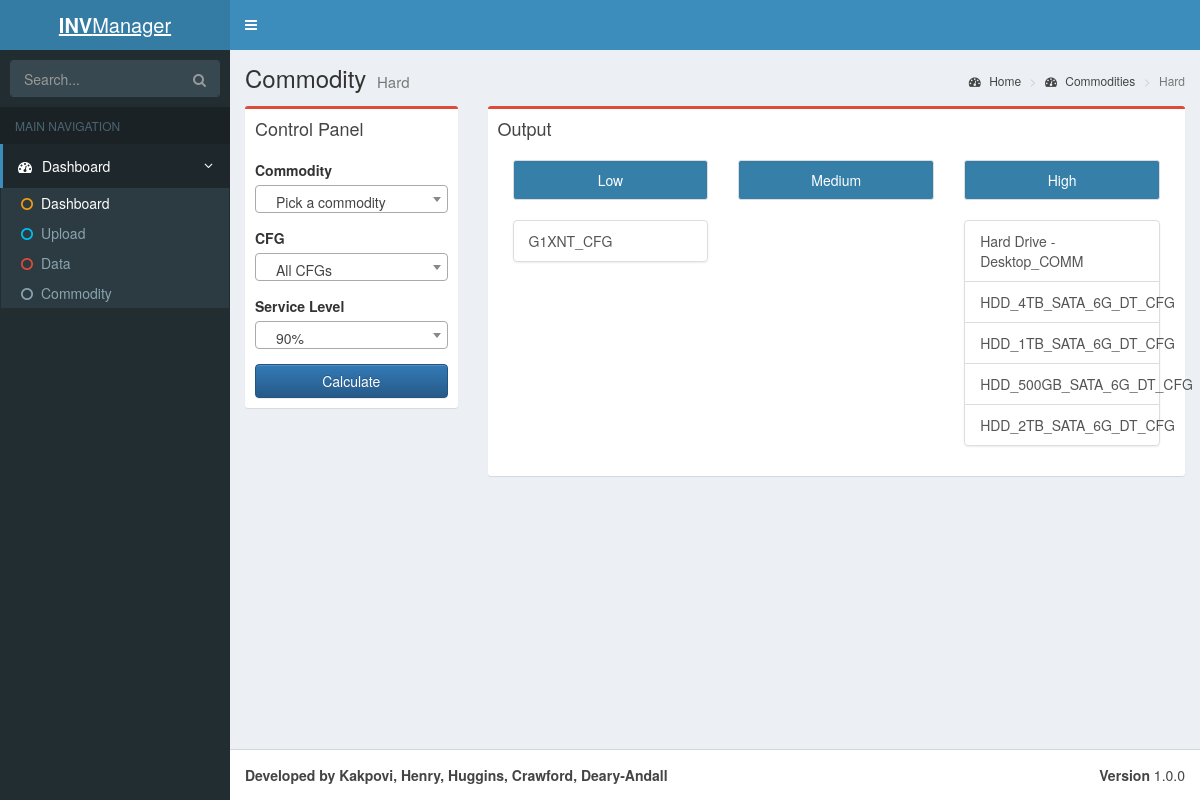
The page /commodity/hdd on the database its author committed.
### tables this page shows
CREATE TABLE commodity(
    com_id VARCHAR(255) NOT NULL,
    com_name VARCHAR(255) NOT NULL,
    PRIMARY KEY(com_id)
);

CREATE TABLE cfg(
    cfg_name VARCHAR(255) PRIMARY KEY,
    com_id VARCHAR(255) NOT NULL,
    FOREIGN KEY (com_id) REFERENCES commodity(com_id)
);

### dsi_calculator.py (the view)
@app.route('/commodity/<com_id>')
def commodity(com_id=''):
    db = get_db()
    cur= db.execute('select * from commodity')
    commodities = cur.fetchall()
    cur = db.execute('select * from commodity where com_id = (?)', [com_id])
    commodity = cur.fetchall()
    cur = db.execute('select * from cfg where com_id = ?', [commodity[0]['com_id']])
    cfgs = cur.fetchall()
    cur = db.execute('select * from cfg where length(cfg_name) < 14 and com_id = ?', [commodity[0]['com_id']])
    group1= cur.fetchall()
    cur = db.execute('select * from cfg where length(cfg_name) < 17 and \
                      length(cfg_name) > 14 and com_id = ?', [commodity[0]['com_id']])
    group2 = cur.fetchall()
    cur = db.execute('select * from cfg where length(cfg_name) > 17 and com_id = ?', [commodity[0]['com_id']])
    group3 = cur.fetchall()
    return render_template('commodity.html', commodity=commodity, \
                           commodities=commodities, cfgs=cfgs, \
                           group1=group1, group2=group2, group3=group3)

### dsi_calculator.py (called while the page is built)
def dict_factory(cursor, row):
    d = {}
    for idx, col in enumerate(cursor.description):
        d[col[0]] = row[idx]
    return d

def connect_db():
    rv = sqlite3.connect(app.config['DATABASE'])
    rv.row_factory = dict_factory
    rv.text_factory = str
    return rv

def get_db():
    if not hasattr(g, 'sqlite_db'):
        g.sqlite_db = connect_db()
    return g.sqlite_db

### templates/commodity.html (shortened to what this page needs)
{% extends "layout.html" %}
{% block body %}
    <section class="content-header">
      <h1>
        Commodity
        <small>{{ commodity[0]['com_name'] }}</small>
      </h1>
      <ol class="breadcrumb">
        <li><a href="/"><i class="fa fa-dashboard"></i> Home</a></li>
        <li><a href="#"><i class="fa fa-dashboard"></i> Commodities</a></li>
        <li class="active">{{ commodity[0]['com_name'] }}</li>
      </ol>
    </section>
    <section class="content">
         <div class="row">
        <div class="col-md-3">
          <div class="box box-danger">
            <div class="box-header">
              <h3 class="box-title">Control Panel</h3>
            </div>
            <div class="box-body">
            <form action="#" >
                  <div class="form-group">
                    <label>Commodity</label>
                  </div>
                  <div class="form-group">
                    <label>CFG</label>
                  </div>
                  <div class="form-group">
                    <label>Service Level</label>
                  </div>
                    <input type="submit" class="btn btn-primary btn-block" value="Calculate">
                </form>
            </div>
          </div>
        </div>
        <div class="col-md-9">
          <div class="box box-danger">
            <div class="box-header">
              <h3 class="box-title">Output</h3>
            </div>
            <div class="box-body">
                <div class="col-md-4">
                    <div class="well well-sm well-head">Low</div>
                    <div class="list-group">
                      {% for cfg in group1 %}
                      <a href="#" class="list-group-item">{{ cfg.cfg_name }}</a>
                      {%  endfor %}
                    </div>
                </div>
                <div class="col-md-4">
                     <div class="well well-sm well-head">Medium</div>
                </div>
                <div class="col-md-4">
                     <div class="well well-sm well-head">High</div>
                    <div class="list-group">
                      {% for cfg in group3 %}
                      <a href="#" class="list-group-item">{{ cfg.cfg_name }}</a>
                      {%  endfor %}
                    </div>
                </div>
            </div>
          </div>
        </div>
         </div>
    </section>
{% endblock %}

### static/_all-skins.css (style rules this page uses)
.skin-blue .content-header { background: transparent; }

### templates/commodity.html (style rules this page uses)
.well-head { background: #367fa9; color: #fff; text-align: center; }

### rows shown on the page
commodity: com_name "Hard"
cfg: cfg_name "G1XNT_CFG"
cfg: cfg_name "Hard Drive - Desktop_COMM"
cfg: cfg_name "HDD_4TB_SATA_6G_DT_CFG"
cfg: cfg_name "HDD_1TB_SATA_6G_DT_CFG"
cfg: cfg_name "HDD_500GB_SATA_6G_DT_CFG"
cfg: cfg_name "HDD_2TB_SATA_6G_DT_CFG"
